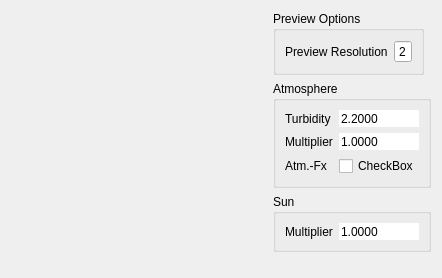
<?xml version="1.0" encoding="UTF-8"?>
<ui version="4.0">
 <class>qtsunskyeditor</class>
 <widget class="QWidget" name="qtsunskyeditor">
  <property name="geometry">
   <rect>
    <x>0</x>
    <y>0</y>
    <width>423</width>
    <height>276</height>
   </rect>
  </property>
  <property name="windowTitle">
   <string>QtSunSkyEditor</string>
  </property>
  <property name="styleSheet">
   <string notr="true">QWidget {
	background-color: rgb(90, 90, 90);
	color: rgb(255,255,255);
	border-width: 0px;
	border-style: solid;
	border-color: transparent;
	border-radius:5px;
}

QPushButton:disabled, 
QComboBox:disabled,
QSpinBox:disabled, 
QDoubleSpinBox:disabled {
	background-color: rgb(90, 90, 90);
	color: rgb(140,140,140);
	border-color: rgb(120,120,120)
}

QPushButton {
	border-width: 2px;
	border-color: rgb(150,150,150);
}
QLabel {
	border-color: transparent;
	color: rgb(170,170,170);
}

QGroupBox {
	background-color: qlineargradient(x1: 0, y1: 0, x2: 0, y2: 1,
                                       stop: 0 rgb(110, 110, 110), stop: 1 rgb(140, 130, 120));
	margin-top: 1.5ex; /* leave space at the top for the title */
	border-radius: 16px;
}
QGroupBox::title {
	subcontrol-origin: margin;
	subcontrol-position: top center; /* position at the top center */
	color: rgb(255, 193, 100);
}
QGroupBox &gt; QGroupBox::title {
	subcontrol-origin: margin;
	subcontrol-position: top center; /* position at the top center */
	color: rgb(200, 160, 90);
}
QGraphicsView, #previewScreen {
	background-color: qlineargradient(spread:pad, x1:0, y1:0, x2:0, y2:1,
             stop:0 rgb(108, 128, 108), 
             stop:1 rgb(0, 0, 0));
	border: 2px solid gray;
	border-radius: 5px;
	border-color: rgb(120, 120, 120);
	margin-top: 1ex; /* leave space at the top for the title */
}
</string>
  </property>
  <layout class="QGridLayout" name="gridLayout">
   <item row="0" column="0" rowspan="3">
    <widget class="QLabel" name="previewScreen">
     <property name="sizePolicy">
      <sizepolicy hsizetype="MinimumExpanding" vsizetype="MinimumExpanding">
       <horstretch>0</horstretch>
       <verstretch>0</verstretch>
      </sizepolicy>
     </property>
     <property name="minimumSize">
      <size>
       <width>256</width>
       <height>256</height>
      </size>
     </property>
     <property name="maximumSize">
      <size>
       <width>16777215</width>
       <height>16777215</height>
      </size>
     </property>
     <property name="sizeIncrement">
      <size>
       <width>0</width>
       <height>0</height>
      </size>
     </property>
     <property name="text">
      <string/>
     </property>
    </widget>
   </item>
   <item row="0" column="1">
    <layout class="QVBoxLayout" name="verticalLayout_3">
     <item>
      <widget class="QGroupBox" name="groupBox_3">
       <property name="sizePolicy">
        <sizepolicy hsizetype="Maximum" vsizetype="Maximum">
         <horstretch>0</horstretch>
         <verstretch>0</verstretch>
        </sizepolicy>
       </property>
       <property name="title">
        <string>Preview Options</string>
       </property>
       <layout class="QFormLayout" name="formLayout">
        <property name="fieldGrowthPolicy">
         <enum>QFormLayout::AllNonFixedFieldsGrow</enum>
        </property>
        <item row="0" column="0">
         <widget class="QLabel" name="label">
          <property name="text">
           <string>Preview Resolution</string>
          </property>
         </widget>
        </item>
        <item row="0" column="1">
         <widget class="QSpinBox" name="previewResolution">
          <property name="sizePolicy">
           <sizepolicy hsizetype="Maximum" vsizetype="Fixed">
            <horstretch>0</horstretch>
            <verstretch>0</verstretch>
           </sizepolicy>
          </property>
          <property name="buttonSymbols">
           <enum>QAbstractSpinBox::NoButtons</enum>
          </property>
          <property name="minimum">
           <number>1</number>
          </property>
          <property name="maximum">
           <number>4</number>
          </property>
          <property name="value">
           <number>2</number>
          </property>
         </widget>
        </item>
       </layout>
      </widget>
     </item>
     <item>
      <widget class="QGroupBox" name="groupBox_4">
       <property name="sizePolicy">
        <sizepolicy hsizetype="Preferred" vsizetype="Maximum">
         <horstretch>0</horstretch>
         <verstretch>0</verstretch>
        </sizepolicy>
       </property>
       <property name="title">
        <string>Atmosphere</string>
       </property>
       <layout class="QFormLayout" name="formLayout_2">
        <property name="fieldGrowthPolicy">
         <enum>QFormLayout::AllNonFixedFieldsGrow</enum>
        </property>
        <item row="1" column="0">
         <widget class="QLabel" name="label_2">
          <property name="text">
           <string>Turbidity</string>
          </property>
         </widget>
        </item>
        <item row="1" column="1">
         <widget class="QDoubleSpinBox" name="turbiditySpinBox">
          <property name="frame">
           <bool>false</bool>
          </property>
          <property name="buttonSymbols">
           <enum>QAbstractSpinBox::NoButtons</enum>
          </property>
          <property name="accelerated">
           <bool>false</bool>
          </property>
          <property name="decimals">
           <number>4</number>
          </property>
          <property name="minimum">
           <double>1.650000000000000</double>
          </property>
          <property name="maximum">
           <double>40.000000000000000</double>
          </property>
          <property name="singleStep">
           <double>0.100000000000000</double>
          </property>
          <property name="value">
           <double>2.200000000000000</double>
          </property>
         </widget>
        </item>
        <item row="2" column="0">
         <widget class="QLabel" name="label_3">
          <property name="text">
           <string>Multiplier</string>
          </property>
         </widget>
        </item>
        <item row="2" column="1">
         <widget class="QDoubleSpinBox" name="atmosphereIntensitySpinBox">
          <property name="styleSheet">
           <string notr="true"/>
          </property>
          <property name="frame">
           <bool>false</bool>
          </property>
          <property name="buttonSymbols">
           <enum>QAbstractSpinBox::NoButtons</enum>
          </property>
          <property name="accelerated">
           <bool>false</bool>
          </property>
          <property name="decimals">
           <number>4</number>
          </property>
          <property name="minimum">
           <double>0.000000000000000</double>
          </property>
          <property name="maximum">
           <double>10.000000000000000</double>
          </property>
          <property name="singleStep">
           <double>0.010000000000000</double>
          </property>
          <property name="value">
           <double>1.000000000000000</double>
          </property>
         </widget>
        </item>
        <item row="3" column="0">
         <widget class="QLabel" name="label_5">
          <property name="text">
           <string>Atm.-Fx</string>
          </property>
         </widget>
        </item>
        <item row="3" column="1">
         <widget class="QCheckBox" name="enableAtmosphericEffects">
          <property name="text">
           <string>CheckBox</string>
          </property>
         </widget>
        </item>
       </layout>
      </widget>
     </item>
     <item>
      <widget class="QGroupBox" name="groupBox_5">
       <property name="title">
        <string>Sun</string>
       </property>
       <layout class="QFormLayout" name="formLayout_3">
        <item row="0" column="1">
         <widget class="QDoubleSpinBox" name="sunIntensitySpinBox">
          <property name="styleSheet">
           <string notr="true"/>
          </property>
          <property name="frame">
           <bool>false</bool>
          </property>
          <property name="buttonSymbols">
           <enum>QAbstractSpinBox::NoButtons</enum>
          </property>
          <property name="accelerated">
           <bool>false</bool>
          </property>
          <property name="decimals">
           <number>4</number>
          </property>
          <property name="minimum">
           <double>0.000000000000000</double>
          </property>
          <property name="maximum">
           <double>10000.000000000000000</double>
          </property>
          <property name="singleStep">
           <double>0.010000000000000</double>
          </property>
          <property name="value">
           <double>1.000000000000000</double>
          </property>
         </widget>
        </item>
        <item row="0" column="0">
         <widget class="QLabel" name="label_4">
          <property name="text">
           <string>Multiplier</string>
          </property>
         </widget>
        </item>
       </layout>
      </widget>
     </item>
    </layout>
   </item>
  </layout>
 </widget>
 <resources/>
 <connections/>
</ui>
